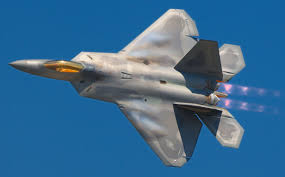
#> input picture images/f22.jpg, 285 x 177 px, given in place of the camera
$ python paint.py
#> lines starting #> are read from the running program, lines starting #| are printed output that depends on the picture; after the words box and inside, x2 and y2 are one past the last pixel; in counts of white or black regions, pixels touching at a corner belong together
#> further down, img is the input picture: shape (177, 285, 3); mean B, G, R 145.2, 106.8, 57.4
import cv2
import numpy as np
import numpy as np
frameWidth = 640
frameHeight = 480
cap = cv2.VideoCapture(0)
cap.set(3, frameWidth)
cap.set(4, frameHeight)
cap.set (10, 150)

myColors = [[42, 63, 83, 255, 90, 255],
            [42, 122, 95, 189, 72, 255]]

myColorValues = [[0, 255, 0],
                 [0, 0, 255]]

myPoints = []  # initialize as empty list

def findColor(img, myColors):
    imgHSV = cv2.cvtColor(img, cv2.COLOR_BGR2HSV)
#> imgHSV: shape (177, 285, 3); mean H, S, V 90.9, 155.6, 147.9
    cv2.imshow("HSV", imgHSV)
    newPoints = []
    count = 0

    for color in myColors:
        lower = np.array(color[0:3])
        upper = np.array(color[3:6])
        mask = cv2.inRange(imgHSV, lower, upper)
        colored_mask = cv2.cvtColor(mask, cv2.COLOR_GRAY2BGR)
        cv2.imshow("mask", colored_mask)
        x, y = getContours(mask, imgResult)
        if x != 0 and y != 0:  # only draw circle if we found a contour
            cv2.circle(imgResult, (x,y), 10, myColorValues[count], cv2.FILLED)
            newPoints.append([x, y, count])
        count += 1
#> this loop made 2 passes
#> (x, y) on passes 1 to 2: (228, 84), (0, 0)
#> pass 1, in findColor, `mask = cv2.inRange(imgHSV, lower, upper)`:
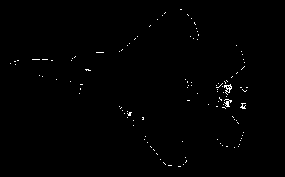
#> mask: shape (177, 285); 0.61% white in thin lines or dots, all inside (x1, y1, x2, y2) = (10, 9, 248, 167)
#> after the loop:
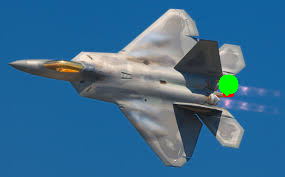
#> imgResult: shape (177, 285, 3); 0.69% of pixels changed, all inside (x1, y1, x2, y2) = (218, 74, 239, 97)
#> after the loop, count = 2; newPoints = [[228, 84, 0]]
    return newPoints

def getContours(imgMask, imgOriginal):
    contours, hierarchy = cv2.findContours(imgMask, cv2.RETR_EXTERNAL, cv2.CHAIN_APPROX_NONE)
    x, y, w, h = 0, 0, 0, 0

    for cnt in contours:
        area = cv2.contourArea(cnt)
        if area > 20:
            peri = cv2.arcLength(cnt, True)
            approx = cv2.approxPolyDP(cnt, 0.02*peri, True)
            x, y, w, h = cv2.boundingRect(approx)
            cv2.rectangle(imgOriginal, (x, y), (x+w, y+h), (0, 0, 255), 2)
            cv2.drawContours(imgOriginal, [cnt], -1, (0, 255, 0), 2)
            return x+w//2, y  # return center point of the contour

    return 0, 0

def drawOnCanvas(myPoints, myColorValues):
    for point in myPoints:
        cv2.circle(imgResult, (point[0], point[1]), 10, myColorValues[point[2]], cv2.FILLED)


while True:
    success, img = cap.read()
    imgResult = img.copy()
    newPoints = findColor(img, myColors)
#> newPoints = [[228, 84, 0]]
    if len(newPoints) != 0:
        for newP in newPoints:
            myPoints.append(newP)
#> this loop made 1 pass
#> after the loop, myPoints = [[228, 84, 0]]
    if len(myPoints) != 0:
        drawOnCanvas(myPoints, myColorValues)
#> the loop in drawOnCanvas, `for point in myPoints:` made 1 pass
    cv2.imshow("capture", imgResult)
    if cv2.waitKey(1) & 0xFF == ord('q'):
#> (key q is pressed here)
        break
